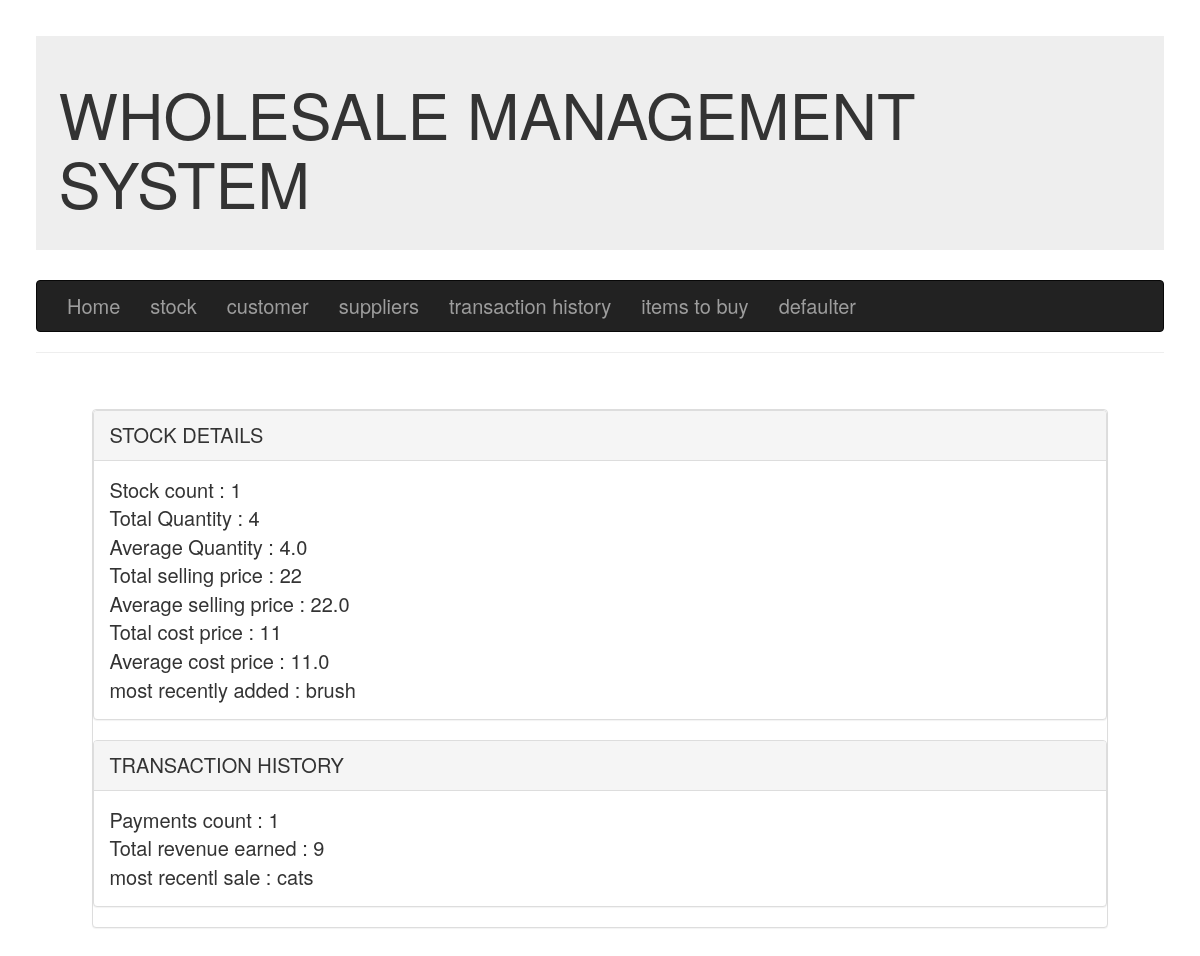
The app's page /index, older data.
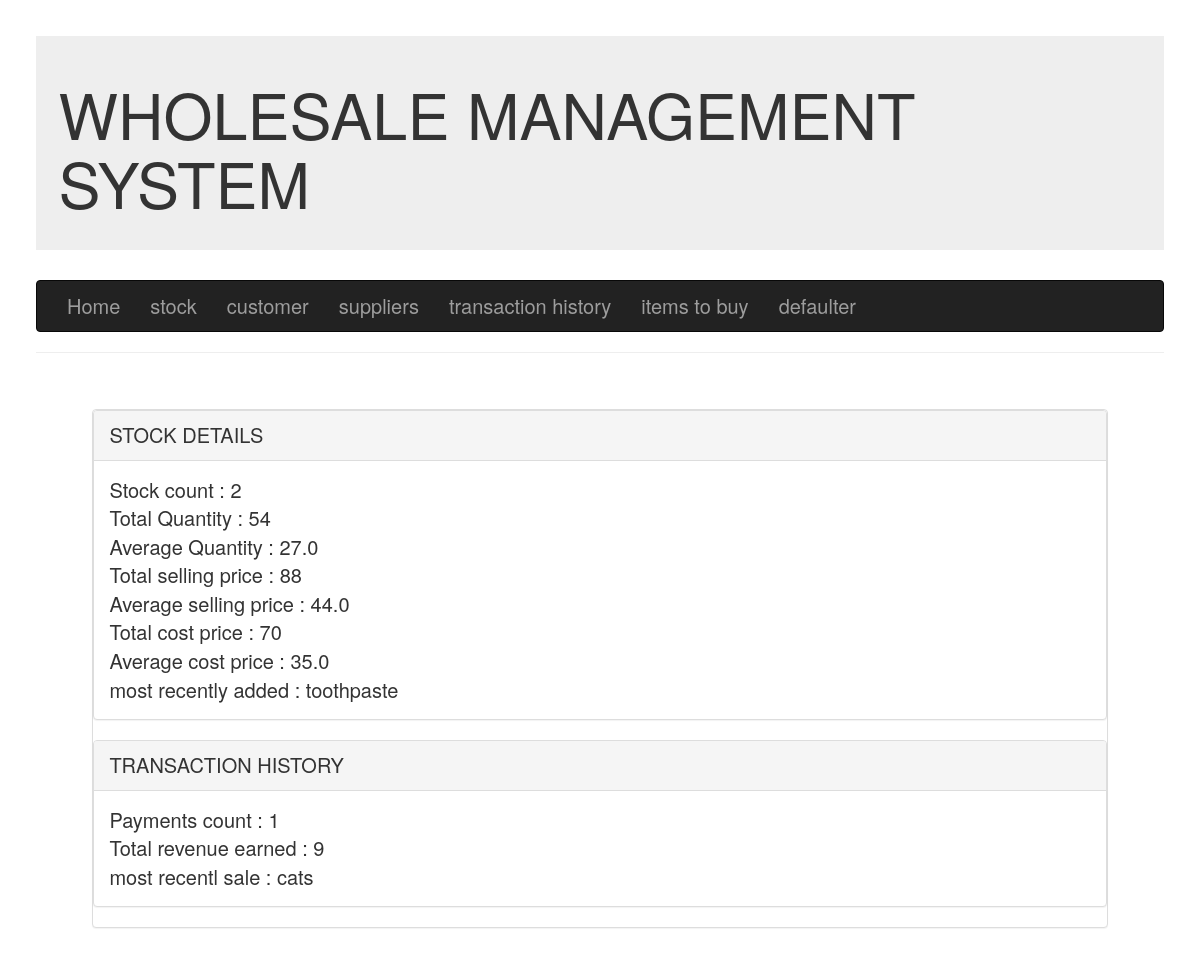
The same page, newer data.
### app/models.py (models this page shows, shortened)
class Stock(db.Model):
    id = db.Column(db.Integer, primary_key=True)
    name = db.Column(db.String(140),nullable = False , unique=True)
    qty = db.Column(db.Integer,default=1, nullable = False)
    minqty = db.Column(db.Integer,default=0, nullable = False)
    sp = db.Column(db.Integer , default=0, nullable = False)
    cp = db.Column(db.Integer,default=0, nullable = False)
    timestamp = db.Column(db.DateTime, index=True, default=datetime.utcnow)

### app/routes.py (the view)
@app.route('/index')
def index():
    c = sqlite3.connect('app.db')
    l={}
    st = {}
    l["STOCK DETAILS"] = st
    st["Stock count : "]=list(c.execute("select count(id) from Stock"))[0][0]
    st["Total Quantity : "] = round(list(c.execute("select sum(qty) from Stock"))[0][0],2)
    st["Average Quantity : "] = round(list(c.execute("select avg(qty) from Stock"))[0][0],2)
    st["Total selling price : "] = round(list(c.execute("select sum(sp) from Stock"))[0][0],2)
    st["Average selling price : "] = round(list(c.execute("select avg(sp) from Stock"))[0][0],2)
    st["Total cost price : "] = round(list(c.execute("select sum(cp) from Stock"))[0][0],2)
    st["Average cost price : "] = round(list(c.execute("select avg(cp) from Stock"))[0][0],2)
    st["most recently added : "] = list(c.execute("select name from Stock order by timestamp desc"))[0][0]
    t = {}
    l["TRANSACTION HISTORY"] = t
    t["Payments count : "]=list(c.execute("select count(id) from Payments"))[0][0]
    t["Total revenue earned : "] = round(list(c.execute("select sum(amt) from Payments"))[0][0],2)
    t["most recentl sale : "] = list(c.execute("select stock from Payments order by timestamp desc"))[0][0]
    return render_template('index.html',l=l)

### app/templates/index.html
{%extends "base.html" %}
{%block content%}
<div class="panel panel-default">
    {% for j in l %}
    <div class="panel panel-default">
        <div class="panel-heading">{{j}}</div>
        <div class="panel-body">
            {% for i in l[j]:%}
            {{ i }}
            {{ l[j][i] }}<br>
            {% endfor %}
        </div>
    </div>
    {% endfor %}
</div>
{%endblock%}

Row changes from the older to the newer data that the page shows:
no longer on this page (row edited): Stock: name "brush"
added Stock: name "toothpaste"
Text that changed along with them:
list line gone: "Stock count : 1 Total Quantity : 4 Average Quantity : 4.0 Total selling price : 22 Average selling price : 22.0 Total cost price : 11 Average cost price : 11.0 most recently added :"
new list line: "Stock count : 2 Total Quantity : 54 Average Quantity : 27.0 Total selling price : 88 Average selling price : 44.0 Total cost price : 70 Average cost price : 35.0 most recently added :"
